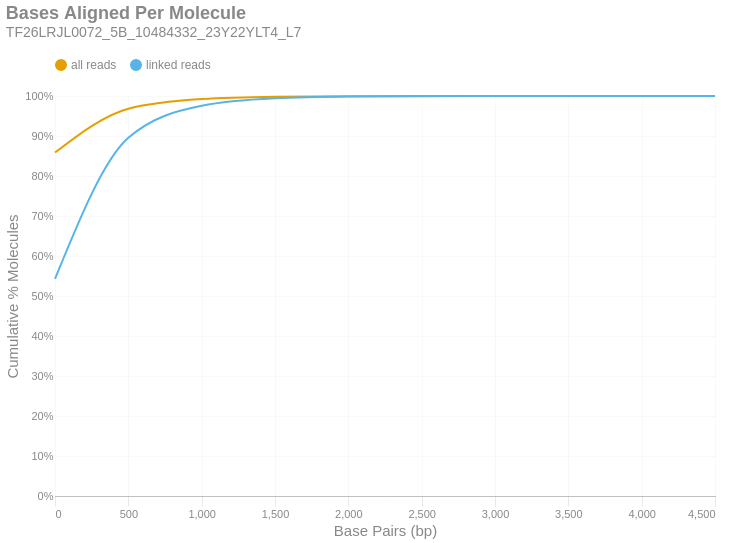

This figure's notebook cell:
### Markdown cell above
### Bases Aligned Per Molecule
This is a cumulative frequency distribution showing the number of base pairs aligned per unique molecule. These data are shown in 500 bp bins. There are two distributions: one with `all reads` (yellow) and another with only `linked reads` (blue). The percent of molecules in the `linked reads` distribution is relative to the total number of linked molecules.

### Code cell
if SKIPLR:
    print_html(f"Skipped")
else:
    binned_df = consolidated_hist(valids['aligned_bp'], mask, 500, True)
    with SafeRender(binned_df):
        (
            density_plot(binned_df, 'Bases Aligned Per Molecule', samplename, 'basesper')
            .encode(
                x=alt.X('bin:Q', title="Base Pairs (bp)").axis(tickMinStep=500).scale(padding=0),
                y=alt.Y('value:Q', title='Cumulative % Molecules')
                    .axis(format='%')
                    .scale(domain = [0,1])
                    .stack(False),
                color=alt.Color("key:N").scale(domain = ["all reads", "linked reads"]),
                tooltip = [
                    alt.Tooltip("key:N", title = "Data Type"),
                    alt.Tooltip("range_label:N", title="Bases Aligned Per Molecule"),
                    alt.Tooltip("value:Q", format = ".2%", title="% Molecules (Cum.)")
                ]
            )
        ).display()

### Figure 1 — Vega-Lite specification as saved in the notebook (floating-point values rounded to 4 significant figures)
{"width": "container", "height": 400, "config": {"title": {"anchor": "start", "dy": -15, "fontSize": 18, "color": "#888888", "subtitleColor": "#888888", "subtitleFontSize": 14}, "arc": {"fill": "#0072B2"}, "axis": {"domainColor": "#888888", "domainWidth": 0.5, "gridWidth": 0.2, "grid": false, "titleFontWeight": 400, "titleFontSize": 15, "labelFontSize": 11, "labelColor": "#888888", "tickColor": "#888888", "tickWidth": 0.2, "titleColor": "#888888"}, "axisBand": {"grid": false}, "axisX": {"grid": true, "tickSize": 10, "domainCap": "round"}, "axisY": {"domain": false, "grid": true, "tickSize": 0, "domainCap": "round"}, "background": "transparent", "header": {"labelFontSize": 15, "labelColor": "#888888", "titleFontSize": 15, "titleFontWeight": 600, "titleColor": "#888888"}, "legend": {"labelFont": "sans-serif", "labelFontSize": 12, "labelColor": "#888888", "symbolSize": 100, "symbolType": "circle", "titleFontSize": 12, "titlePadding": 10, "titleColor": "#888888", "title": null, "orient": "top"}, "range": {"category": ["#E69F00", "#56B4E9", "#009E73", "#F0E442", "#0072B2", "#D55E00", "#CC79A7", "#000000"], "diverging": ["#cfe8f3", "#a2d4ec", "#73bfe2", "#46abdb", "#1696d2", "#12719e"]}, "area": {"fill": "#0072B2", "fillOpacity": 0.7, "line": true, "strokeOpacity": 0.7}, "line": {"color": "#0072B2", "stroke": "#0072B2", "strokeWidth": 2}, "trail": {"color": "#0072B2", "stroke": "#0072B2", "strokeWidth": 0, "size": 1}, "point": {"filled": true, "fillOpacity": 1.0, "size": 95}, "text": {"color": "#888888", "fontSize": 11, "align": "right", "fontWeight": 400, "size": 11}, "bar": {"fill": "#0072B2", "stroke": null}, "view": {"stroke": null, "continuousWidth": 660, "continuousHeight": 400}}, "data": {"name": "data-af51fa653000c4ae57807c132e085582"}, "mark": {"type": "line", "interpolate": "monotone", "point": {"opacity": 0, "size": 275}}, "encoding": {"color": {"field": "key", "scale": {"domain": ["all reads", "linked reads"]}, "type": "nominal"}, "tooltip": [{"field": "key", "title": "Data Type", "type": "nominal"}, {"field": "range_label", "title": "Bases Aligned Per Molecule", "type": "nominal"}, {"field": "value", "format": ".2%", "title": "% Molecules (Cum.)", "type": "quantitative"}], "x": {"axis": {"tickMinStep": 500}, "field": "bin", "scale": {"padding": 0}, "title": "Base Pairs (bp)", "type": "quantitative"}, "y": {"axis": {"format": "%"}, "field": "value", "scale": {"domain": [0, 1]}, "stack": false, "title": "Cumulative % Molecules", "type": "quantitative"}}, "params": [{"name": "param_c36ac31b6afebe62", "select": {"type": "point", "fields": ["key"]}, "bind": "legend"}], "title": {"text": "Bases Aligned Per Molecule", "subtitle": "TF26LRJL0072_5B_10484332_23Y22YLT4_L7"}, "transform": [{"fold": ["all reads (cumsum)", "linked reads (cumsum)"]}, {"calculate": "replace(datum.key, ' (cumsum)', '')", "as": "key"}, {"filter": {"param": "param_c36ac31b6afebe62"}}], "usermeta": {"embedOptions": {"downloadFileName": "TF26LRJL0072_5B_10484332_23Y22YLT4_L7.basesper"}}, "$schema": "https://vega.github.io/schema/vega-lite/v6.4.1.json", "datasets": {"data-af51fa653000c4ae57807c132e085582": [{"bin": "0.0", "interval": "0.0-500.0", "all reads": 0.8586, "linked reads": 0.5428, "all reads (cumsum)": 0.8586, "linked reads (cumsum)": 0.5428, "range_label": "0-499"}, {"bin": "500.0", "interval": "500.0-1000.0", "all reads": 0.1097, "linked reads": 0.3526, "all reads (cumsum)": 0.9682, "linked reads (cumsum)": 0.8954, "range_label": "500-999"}, {"bin": "1000.0", "interval": "1000.0-1500.0", "all reads": 0.02431, "linked reads": 0.07996, "all reads (cumsum)": 0.9925, "linked reads (cumsum)": 0.9754, "range_label": "1000-1499"}, {"bin": "1500.0", "interval": "1500.0-2000.0", "all reads": 0.005689, "linked reads": 0.01875, "all reads (cumsum)": 0.9982, "linked reads (cumsum)": 0.9941, "range_label": "1500-1999"}, {"bin": "2000.0", "interval": "2000.0-2500.0", "all reads": 0.001385, "linked reads": 0.004564, "all reads (cumsum)": 0.9996, "linked reads (cumsum)": 0.9987, "range_label": "2000-2499"}, {"bin": "2500.0", "interval": "2500.0-3000.0", "all reads": 0.0002928, "linked reads": 0.0009634, "all reads (cumsum)": 0.9999, "linked reads (cumsum)": 0.9996, "range_label": "2500-2999"}, {"bin": "3000.0", "interval": "3000.0-3500.0", "all reads": 7.441e-05, "linked reads": 0.0002453, "all reads (cumsum)": 1.0, "linked reads (cumsum)": 0.9999, "range_label": "3000-3499"}, {"bin": "3500.0", "interval": "3500.0-4000.0", "all reads": 2.75e-05, "linked reads": 9.065e-05, "all reads (cumsum)": 1.0, "linked reads (cumsum)": 1.0, "range_label": "3500-3999"}, {"bin": "4000.0", "interval": "4000.0-4500.0", "all reads": 4.853e-06, "linked reads": 1.6e-05, "all reads (cumsum)": 1.0, "linked reads (cumsum)": 1.0, "range_label": "4000-4499"}, {"bin": "4500.0", "interval": "4500.0-5000.0", "all reads": 2.157e-06, "linked reads": 7.11e-06, "all reads (cumsum)": 1.0, "linked reads (cumsum)": 1.0, "range_label": "4500-4999"}]}}
